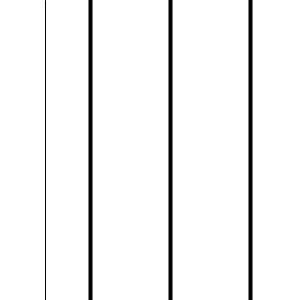
Frame 1 (no input)
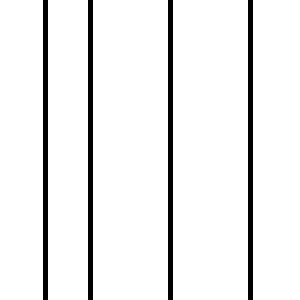
Frame 60 (the mouse pressed at the canvas centre just before this capture)
Frame 120 (the mouse held since frame 60 and released just before this capture): identical to frame 60, image omitted

The Processing sketch that drew these frames (run headless with seeded random() and noise(); from frame 60 on, the mouse is pressed at the canvas centre):

// Processing sketch: Thing_Project
// ── Thing_Project.pde
float box1X=200;
float box1Y=200;
float box2X=50;
float box2Y=50;
float box1Color=(255);
float box1Size=15;
float box2Color=(255);
float box2Size=25;

void setup(){
  
  size(300,300);
  background(255);
}

void draw(){

 line(45,0,45,300);
 stroke(0);
 strokeWeight(4);
 
 line(90,0,90,300);
 stroke(0);
 strokeWeight(4);
 
  line(170,0,170,300);
 stroke(0);
 strokeWeight(4);
 
  line(250,0,250,300);
 stroke(0);
 strokeWeight(4);
 
}
  

  
